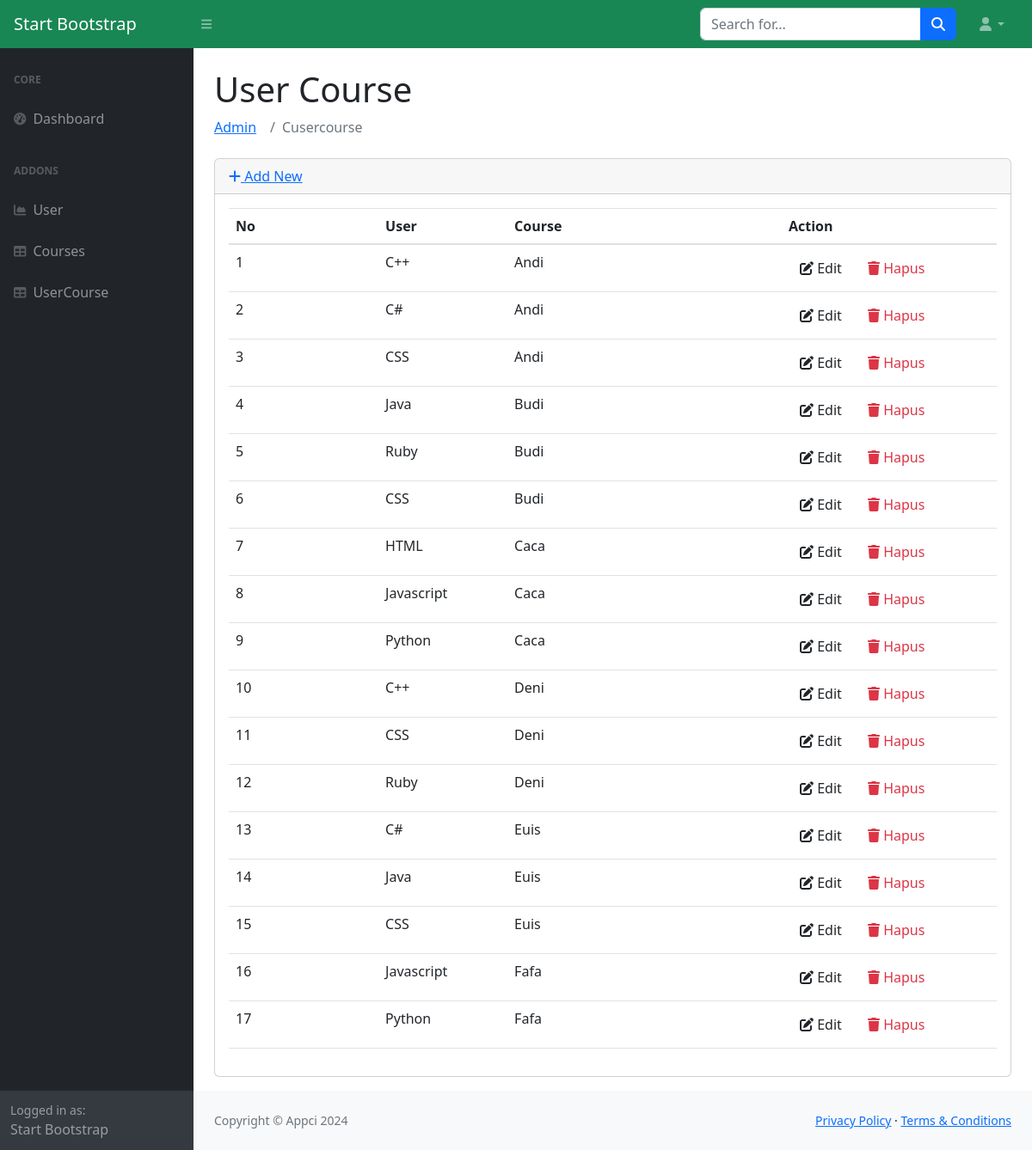
/index.php/admin/cusercourse, run on the app's committed database.
### tables this page shows
CREATE TABLE `userCourse` (
  `id_user` int(11) DEFAULT NULL,
  `id_course` int(11) DEFAULT NULL
);

CREATE TABLE `courses` (
  `id` int(11) NOT NULL,
  `course` varchar(50) NOT NULL,
  `mentor` varchar(50) NOT NULL,
  `title` varchar(50) NOT NULL
);

CREATE TABLE `users` (
  `id` int(11) NOT NULL,
  `username` varchar(50) NOT NULL,
  `email` varchar(50) NOT NULL,
  `password` varchar(50) NOT NULL,
  `created_at` timestamp NOT NULL DEFAULT current_timestamp() ON UPDATE current_timestamp(),
  `updated_at` timestamp NOT NULL DEFAULT current_timestamp()
);

### application/controllers/admin/Cusercourse.php (called while the page is built, shortened)
<?php
class Cusercourse extends CI_Controller
{
    public function __construct()
    {
        $this->load->model("musercourse");
        $this->load->library('form_validation');
    }
    public function index()
    {
        $data["data"] = $this->musercourse->getAllJoin();
        $this->load->view("admin/usercourse/list", $data);
    }
}

### index.php (called while the page is built, shortened)
<?php
require_once BASEPATH.'core/CodeIgniter.php';

### application/models/Musercourse.php (called while the page is built, shortened)
<?php defined('BASEPATH') OR exit('No direct script access allowed');
class musercourse extends CI_Model
{
    function getAllJoin()
    {
        $sql = "SELECT a.*,b.username,c.course FROM userCourse a
                INNER JOIN users b ON b.id = a.id_user
                INNER JOIN courses c ON c.id = a.id_course
                WHERE 1";
        return $this->db->query($sql)->result();
    }
}

### application/views/admin/usercourse/list.php (the view, shortened to what this page needs)
<!DOCTYPE html>
<html lang="en">
<head>
</head>
<body id="sb-nav-fixed">
    <div id="layoutSidenav">
        <div id="layoutSidenav_nav">
        </div>
		<div id="layoutSidenav_content">
        <main>
			<div class="container-fluid px-4">
                <h1 class="mt-4">User Course</h1>
				<div class="card mb-3">
					<div class="card-header">
						<a href="<?php echo site_url('admin/cusercourse/add') ?>"><i class="fas fa-plus"></i> Add New</a>
					</div>
					<div class="card-body">
						<div class="table-responsive">
							<table class="table table-hover dttb" id="dataTable" width="100%" cellspacing="0">
								<thead>
									<tr>
                                        <th>No</th>
										<th>User</th>
										<th>Course</th>
										<th>Action</th>
									</tr>
								</thead>
								<tbody>
									<?php
                                    $no = 1;
                                    foreach ($data as $row): ?>
									<tr>
                                        <td><?= $no++; ?></td>
										<td width="150">
											<?php echo $row->course ?>
										</td>
										<td>
											<?php echo $row->username; ?>
										</td>
										<td width="250">
											<a href="<?php echo site_url('admin/cusercourse/edit/'.$row->id_user.'-'.$row->id_course) ?>"
											 class="btn btn-small"><i class="fas fa-edit"></i> Edit</a>
											<a onclick="deleteConfirm('<?php echo site_url('admin/cusercourse/delete/'.$row->id_user.'-'.$row->id_course) ?>')"
											 href="#!" class="btn btn-small text-danger"><i class="fas fa-trash"></i> Hapus</a>
										</td>
									</tr>
									<?php endforeach; ?>
								</tbody>
							</table>
						</div>
					</div>
				</div>
			</div>
        </main>
		</div>
	</div>
</body>
</html>

### data on the page
usercourse: id_course.course "C++", id_user.username "Andi"
usercourse: id_course.course "C#", id_user.username "Andi"
usercourse: id_course.course "CSS", id_user.username "Andi"
usercourse: id_course.course "Java", id_user.username "Budi"
usercourse: id_course.course "Ruby", id_user.username "Budi"
usercourse: id_course.course "CSS", id_user.username "Budi"
usercourse: id_course.course "HTML", id_user.username "Caca"
usercourse: id_course.course "Javascript", id_user.username "Caca"
usercourse: id_course.course "Python", id_user.username "Caca"
usercourse: id_course.course "C++", id_user.username "Deni"
usercourse: id_course.course "CSS", id_user.username "Deni"
usercourse: id_course.course "Ruby", id_user.username "Deni"
usercourse: id_course.course "C#", id_user.username "Euis"
usercourse: id_course.course "Java", id_user.username "Euis"
usercourse: id_course.course "CSS", id_user.username "Euis"
usercourse: id_course.course "Javascript", id_user.username "Fafa"
usercourse: id_course.course "Python", id_user.username "Fafa"

### other printed values
$segment "Admin"
$segment "Cusercourse"
SITE_NAME "Appci"
Date('Y') "2024"
